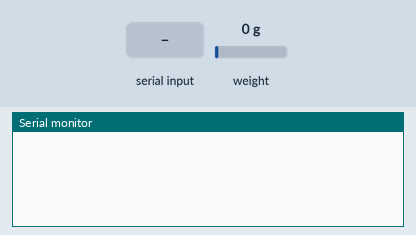
Bench run of a sketch on a simulated Arduino Mega 2560, built with avr-gcc and run on an emulated ATmega2560. Parts: the last lines printed to the serial monitor. Inputs (shaded band) come from the test bench; at power-on: weight on the scale 0 g.

Above: at 2.2 s.
2.3 s: "1\n" received over Serial
At 3.3 s:
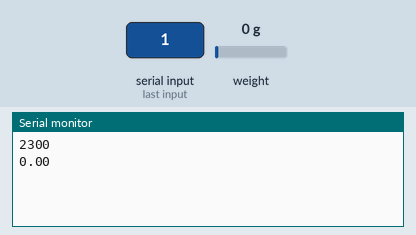
3.9 s: "2\n" received over Serial
At 4.7 s:
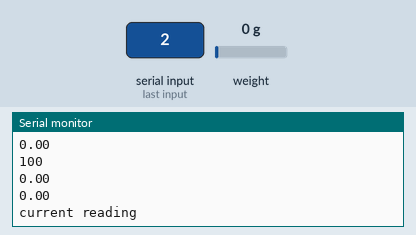
6.4 s: "0\n" received over Serial
12.4 s: "0\n" received over Serial
15.4 s: "2\n" received over Serial
Timing chart, 0 to 18.4 s (numbered marks = the images above; inputs shaded):
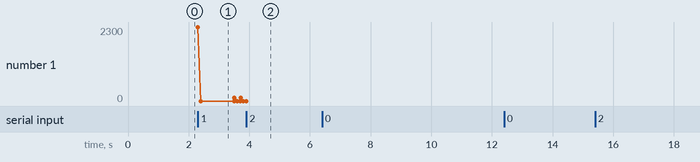

Measured:
- after the input at 2.3 s, the serial monitor: prints a new line at once (image 1)
- after the input at 3.9 s, the serial monitor: prints a new line at once (image 2)

The sketch:

MainControlsPrimarySpeedTest.ino
```cpp
/*
* Pitt SOAR
* This is the comprehensive code for controlling the drill via MATLAB and Arduino
* Updated 03/13/2021
*/


/*THINGS THAT STILL NEED DONE:
* Calibration of Load Cell
* Linear Actuator Library, Initialization, and Code
*/

#include<HX711.h> //Load cell library
#include "EmonLib.h"

//AMMETER VARIABLES
EnergyMonitor emon1; // Create an instance for ammeter
double Irms;


//SERIAL COMMUNICATION VARIABLES
int sref=0; //sref is with computer


//DIGITAL CORE DEFINITIONS
HX711 forceSensor; //initializes force sensor object
#define dataPin 51
#define clockPin 53

float force = 0,dist = 0;

/////////////////////////////////////////////////////////////////////////////////////////
void setup() {
    //This code initializes force sensor
    forceSensor.begin(dataPin, clockPin);
    forceSensor.set_scale(420.0983); // loadcell factor 5 KG; CALIBRATION IS STILL REQUIRED
    forceSensor.tare(); //zeroes load cell

    //Begin serial communication, for use with MATLAB
    Serial.begin(9600);


    //Connect to secondary arduino
    Serial1.begin(9600);

    emon1.current(1, 111.1); //for ammeter

}//end setup


/////////////////////////////////////////////////////////////////////////////////////////
void loop()
{
    if(Serial.available())
      sref = Serial.parseInt(); //which state are we in? 0 is read for no MATLAB inputs

    if(sref==1)
      {
      Serial1.println("1 ");//Drilling down

      int timerCount = 0;
      unsigned long timethen = 0;
      unsigned long printable = 0;

      while((sref==1||sref==0))
      {
        timerCount = timerCount+1;
        if(timerCount%2 == 0)
            timethen = millis();
        else
        {
            printable = millis()-timethen;
            Serial.println(printable);
        }

        force = forceSensor.get_units();
        //dist = Serial1.parseInt();
        //Serial.print(dist);
        //Serial.print(" ");
        Serial.println(force);

        if(Serial.available())
          sref = Serial.parseInt();
      }

      Serial1.println("10 "); //stop
      }

    if(sref==2) //Pull out then stop
    {
      Serial1.println("2 ");//Dretract
      while(sref==2||sref==0)
      {
        Serial.println("current reading");
        if(Serial.available())
          sref = Serial.parseInt();
      }

      Serial1.println("10 ");
    }

    if(sref==3) ;

    if(sref==4) ;

    if(sref==5) ;

    if(sref==6) ;

    if(sref==7) ; //Heating Element

    if(sref==8) ;

    if(sref==9) ;
} //end main loop function


/////////////////////////////////////////////////////////////////////////////////////////
/*
void drillDown(void)
{
  //digitalWrite(DRILL,LOW);//turns on drill relays
  Serial2.println("1");


  while((sref==1||sref==0)&& digitalRead(botLimit)==LOW) //ADD A CALCULATED DISTANCE MAX
  {

      distance = Serial2.parse()
      Irms = emon1.calcIrms(1);  // Calculate Irms only
      force = forceSensor.get_units(1); //averages 1 readings for output

      Serial.print(distance);
      Serial.print(" ");
      Serial.print(force);
      Serial.print(" ");
      Serial.println(Irms);
    }

    if(Serial.available())
      sref = Serial.parseInt();
  }
}


/////////////////////////////////////////////////////////////////////////////////////////
void retract(void)
{
  digitalWrite(dirPin, LOW);

  while((sref==2||sref==0)&&digitalRead(topLimit)==0) //reverses count to end at starting position (if not stopped externally)
  {
    digitalWrite(stepPin, HIGH);
    delayMicroseconds(stepDelay);
    digitalWrite(stepPin, LOW);
    delayMicroseconds(stepDelay);

     if(int(distance)/200==0)//Output data every 1/8 turn
    {
      Irms = emon1.calcIrms(5);  // Calculate Irms only
      Serial.print(distance);
      Serial.print(" ");
      Serial.print(force);
      Serial.print(" ");
      Serial.print(Irms);
    }

    if(Serial.available())
      sref = Serial.parseInt();

    distance = distance-1;
  }
  if(sref!=10)
    digitalWrite(DRILL,HIGH); //turns off drill AFTER full retraction (and only if stop isn't pressed)
}


/////////////////////////////////////////////////////////////////////////////////////////
void heater(void)
{
  digitalWrite(PROBE,LOW);

  while(sref == 7 || sref == 0)
  {
    if(Serial.available())
      sref = Serial.parseInt();
  }
  digitalWrite(PROBE,HIGH);
}


void pump(void)
{
  digitalWrite(PUMP, LOW);

  while(sref == 8 || sref == 0)
  {
    if(Serial.available())
      sref = Serial.parseInt();
  }
  digitalWrite(PUMP,HIGH);
}


/////////////////////////////////////////////////////////////////////////////////////////
void tool1(void)
{
toolDegrees = 149;
  int stepsMove = MOTOR_STEPS2/360*toolDegrees; //converts from degrees to steps

  stepper2.move(stepsMove);
  delay(500);

  //move down drill
  digitalWrite(dirPin,HIGH);
  double count = 0;
  for(int i; i<toolDistance; i++) //recalibrate it manually until we get a limit switch
  {
    digitalWrite(stepPin, HIGH);
    delayMicroseconds(stepDelay);
    digitalWrite(stepPin, LOW);
    delayMicroseconds(stepDelay);

    count = count+1;
  }

  delay(3000);

  //move back up to same position
  digitalWrite(dirPin,LOW);
  while(count>0)
  {
    digitalWrite(stepPin, HIGH);
    delayMicroseconds(stepDelay);
    digitalWrite(stepPin, LOW);
    delayMicroseconds(stepDelay);

    count = count-1;
  }

  //return to original angle
  stepper2.move(-1*stepsMove);
}


/////////////////////////////////////////////////////////////////////////////////////////
void tool2(void)
{
  toolDegrees = 90;
  int stepsMove = MOTOR_STEPS2/360*toolDegrees; //converts from degrees to steps

  stepper2.move(stepsMove);
  delay(500);

  //move down drill
  digitalWrite(dirPin,HIGH);
  double count = 0;
  for(int i; i<toolDistance; i++) //recalibrate it manually until we get a limit switch
  {
    digitalWrite(stepPin, HIGH);
    delayMicroseconds(stepDelay);
    digitalWrite(stepPin, LOW);
    delayMicroseconds(stepDelay);

    count = count+1;
  }

  delay(3000);

  //move back up to same position
  digitalWrite(dirPin,LOW);
  while(count>0)
  {
    digitalWrite(stepPin, HIGH);
    delayMicroseconds(stepDelay);
    digitalWrite(stepPin, LOW);
    delayMicroseconds(stepDelay);

    count = count-1;
  }

  //return to original angle
  stepper2.move(-stepsMove);
}


/////////////////////////////////////////////////////////////////////////////////////////

void tool3(void)

{
toolDegrees = -149;
  int stepsMove = MOTOR_STEPS2/360*toolDegrees; //converts from degrees to steps

  stepper2.move(stepsMove);
  delay(500);

  //move down drill
  digitalWrite(dirPin,HIGH);
  double count = 0;
  for(int i; i<toolDistance; i++) //recalibrate it manually until we get a limit switch
  {
    digitalWrite(stepPin, HIGH);
    delayMicroseconds(stepDelay);
    digitalWrite(stepPin, LOW);
    delayMicroseconds(stepDelay);

    count = count+1;
  }

  delay(3000);

  //move back up to same position
  digitalWrite(dirPin,LOW);
  while(count>0)
  {
    digitalWrite(stepPin, HIGH);
    delayMicroseconds(stepDelay);
    digitalWrite(stepPin, LOW);
    delayMicroseconds(stepDelay);

    count = count-1;
  }

  //return to original angle
  stepper2.move(-stepsMove);
}


/////////////////////////////////////////////////////////////////////////////////////////

void tool4(void)

{
toolDegrees = -90;
  int stepsMove = MOTOR_STEPS2/360*toolDegrees; //converts from degrees to steps

  stepper2.move(stepsMove);
  delay(500);

  //move down drill
  digitalWrite(dirPin,HIGH);
  double count = 0;
  for(int i; i<toolDistance; i++) //recalibrate it manually until we get a limit switch
  {
    digitalWrite(stepPin, HIGH);
    delayMicroseconds(stepDelay);
    digitalWrite(stepPin, LOW);
    delayMicroseconds(stepDelay);

    count = count+1;
  }

  delay(3000);

  //move back up to same position
  digitalWrite(dirPin,LOW);
  while(count>0)
  {
    digitalWrite(stepPin, HIGH);
    delayMicroseconds(stepDelay);
    digitalWrite(stepPin, LOW);
    delayMicroseconds(stepDelay);

    count = count-1;
  }

  //return to original angle
  stepper2.move(-stepsMove);
}


void valve1(void)

{
  digitalWrite(VALVE1, LOW);

  while(sref == 9 || sref == 0)
  {
    if(Serial.available())
      sref = Serial.parseInt();
  }
  digitalWrite(VALVE1,HIGH);


}
*/
```
